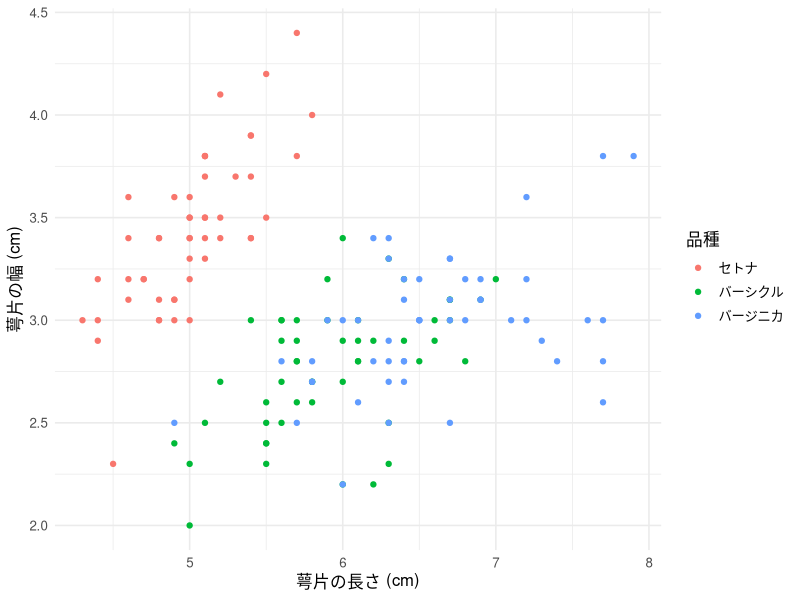

Here is the R script that generated this plot:
## ---- chunk 1
print("Hello World!")
## ---- chunk 2
#| message: false
# パッケージの読み込み
library(tidyverse)
# R内蔵データセットのirisを使った可視化
iris %>%
  mutate(Species2 = recode(Species,
                           "setosa"     = "セトナ",
                           "versicolor" = "バーシクル",
                           "virginica"  = "バージニカ")) %>%
  ggplot() +
  geom_point(aes(x = Sepal.Length, y = Sepal.Width, color = Species2)) +
  labs(x = "萼片の長さ (cm)", y = "萼片の幅 (cm)", color = "品種") +
  theme_minimal(base_size = 12)
## ---- chunk 3
X <- c(2, 3, 5, 7, 11)
## ---- chunk 4
#| echo: false
print("Rは楽しい!")
